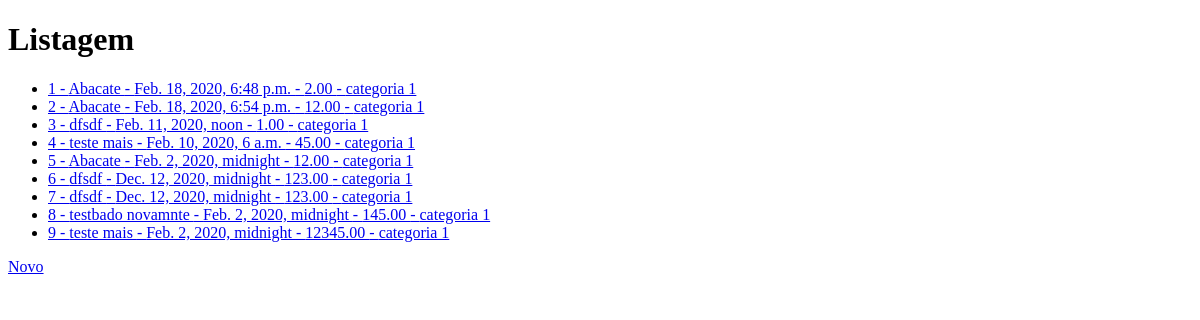
/, run on an earlier commit of the app's database.
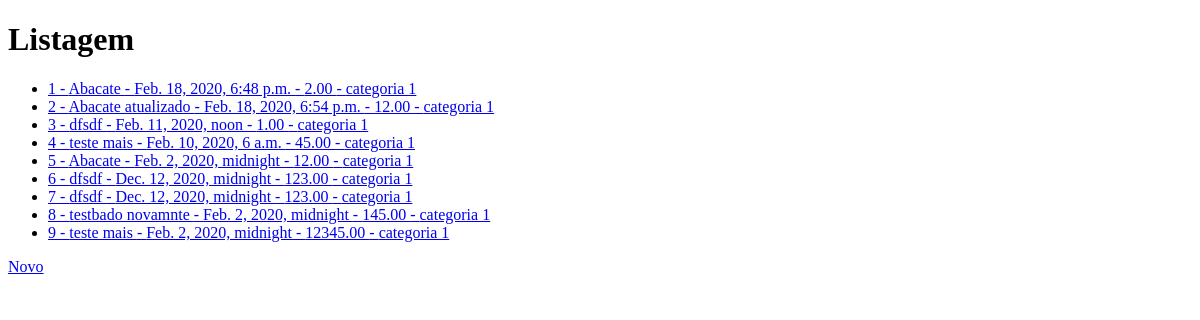
And on a later commit of the database.
### contas/models.py (models this page shows, shortened)
class Transacao(models.Model):
    data = models.DateTimeField()
    descricao = models.CharField(max_length=200)
    valor = models.DecimalField(max_digits=7, decimal_places=2)
    categoria = models.ForeignKey(Categoria, on_delete=models.CASCADE)
    observacoes = models.TextField(null=True, blank=True)
    class Meta:
        verbose_name_plural = "transacoes"

class Categoria(models.Model):
    nome = models.CharField(max_length=100)
    dt_criacao = models.DateTimeField(auto_now_add=True)
    def __str__(self):
        return self.nome

### contas/views.py (the view)
# urls.py: path('', listagem, name='url_listagem'),
def listagem(request):
    data = {}
    data['transacoes'] = Transacao.objects.all()
    return render(request, 'contas/listagem.html', data)

### contas/templates/contas/listagem.html (shortened to what this page needs)
<!DOCTYPE html>
<html lang="en">
<head>
</head>
<body>
    <h1>Listagem</h1>
    <ul>
        {% for transacao in transacoes %}
            <li>
                <a href="{% url 'url_update' transacao.id %}">
                    {{ transacao.id }} - {{ transacao.descricao }} - {{ transacao.data }} - {{ transacao.valor }} - {{ transacao.categoria }}
                </a>
            </li>
        {% endfor %}
    </ul>
    <a href="{% url 'url_nova' %}">Novo</a>
</body>
</html>

What changed in the data, as far as the page shows it:
changed Transacao id 2: descricao "Abacate" → "Abacate atualizado"
